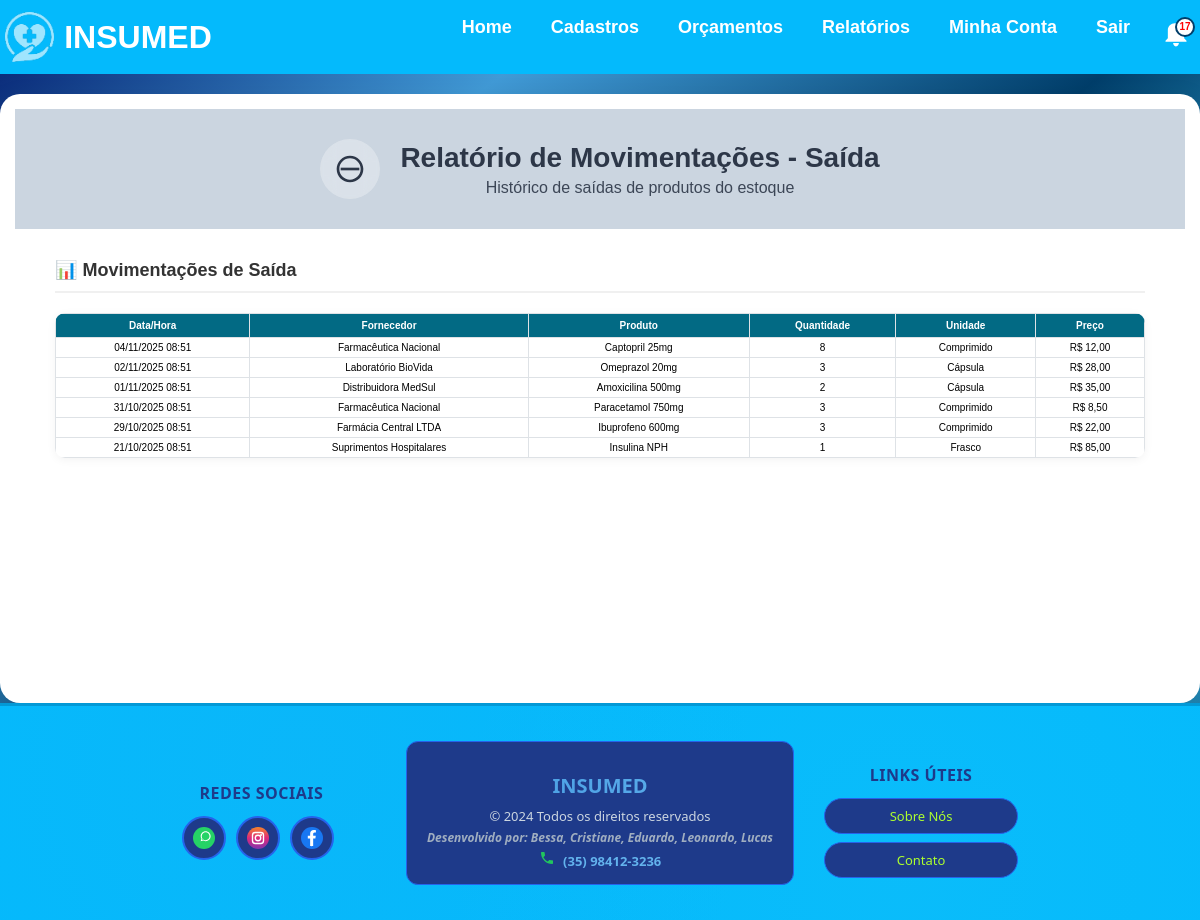
The page /relatorio-movimentacao-saida/ (signed in) on the database its author committed.
### app/models.py (models this page shows, shortened)
class MovimentacaoEstoque(models.Model):
    TIPO_CHOICES = [
        ('ENTRADA', 'Entrada'),
        ('SAIDA', 'Saída'),
    ]
    produto = models.ForeignKey(Produto, on_delete=models.CASCADE)
    tipo = models.CharField(max_length=10, choices=TIPO_CHOICES)
    quantidade = models.IntegerField()
    data_hora = models.DateTimeField(default=timezone.now)
    usuario = models.ForeignKey(Usuario, on_delete=models.SET_NULL, null=True, blank=True)
    class Meta:
        ordering = ['-data_hora']

class Produto(models.Model):
    UNIDADE_CHOICES = [
        ('Unidades', 'Unidades'),
        ('Caixa', 'Caixa'),
    ]
    nome = models.CharField(max_length=100)
    codigo_barras = models.CharField(max_length=50, blank=True, null=True, unique=True)
    preco = models.DecimalField(max_digits=10, decimal_places=2)
    preco_compra = models.DecimalField(max_digits=10, decimal_places=2, blank=True, null=True)
    descricao = models.TextField(blank=True, null=True)
    fornecedor = models.ForeignKey(Fornecedor, on_delete=models.CASCADE, related_name="produtos", null=True, blank=True)
    data_hora = models.DateTimeField(default=timezone.now)
    unidade = models.CharField(max_length=50, choices=UNIDADE_CHOICES, default="Unidades")
    quantidade = models.IntegerField()
    validade = models.DateField(blank=True, null=True)
    observacao = models.TextField(blank=True, null=True)

class Fornecedor(models.Model):
    nome = models.CharField(max_length=200, unique=True)
    cnpj = models.CharField(max_length=20, unique=True)  # Usar CharField pois pode conter caracteres especiais
    endereco = models.CharField(max_length=200)
    bairro = models.CharField(max_length=200)
    complemento = models.CharField(max_length=200, blank=True, null=True)  # Pode ser opcional
    data_nascimento = models.DateField()
    cidade = models.CharField(max_length=200)
    uf = models.CharField(max_length=2)
    cep = models.CharField(max_length=10)  # Também CharField por conta do formato
    email = models.EmailField(max_length=200)  # Melhor usar EmailField para validação
    telefone = models.CharField(max_length=20)
    ativo = models.BooleanField(default=True)

### app/views.py (the view)
# urls.py: path('relatorio-movimentacao-saida/', views.relatorio_movimentacao_saida, name='relatorio_movimentacao_saida'),
@login_required_custom
def relatorio_movimentacao_saida(request):
    movimentacoes = MovimentacaoEstoque.objects.filter(tipo='SAIDA').select_related('produto', 'produto__fornecedor').order_by('-data_hora')
    return render(request, 'relatorio_movimentacao_saida.html', {'movimentacoes': movimentacoes})

### app/context_processors.py (called while the page is built)
def usuario_logado(request):
    try:
        context = {
            'usuario_logado': 'usuario_logado' in request.session,
            'admin_logado': 'admin_logado' in request.session,
            'notificacoes_count': 0
        }
        return context
    except Exception:
        return {
            'usuario_logado': False,
            'admin_logado': False,
            'notificacoes_count': 0
        }

### app/templates/relatorio_movimentacao_saida.html (shortened to what this page needs)
{% extends "base.html" %}
{% block content %}
<div class="movimentacao-container">
    <div class="header-section">
        <div class="icon-title">
            <div class="icon-circle">
                <svg width="32" height="32" viewBox="0 0 24 24" fill="none">
                    <path d="M19 13H5V11H19V13Z" fill="#2d3748"/>
                    <path d="M12 2C6.48 2 2 6.48 2 12S6.48 22 12 22 22 17.52 22 12 17.52 2 12 2ZM12 20C7.59 20 4 16.41 4 12S7.59 4 12 4 20 7.59 20 12 16.41 20 12 20Z" fill="#2d3748"/>
                </svg>
            </div>
            <div>
                <h1>Relatório de Movimentações - Saída</h1>
                <p>Histórico de saídas de produtos do estoque</p>
            </div>
        </div>
    </div>
    <div class="data-section">
        <div class="section-header">
            <h3>📊 Movimentações de Saída</h3>
        </div>
        <div class="table-responsive">
            <table class="modern-table">
        <thead>
            <tr>
                <th>Data/Hora</th>
                <th>Fornecedor</th>
                <th>Produto</th>
                <th>Quantidade</th>
                <th>Unidade</th>
                <th>Preço</th>
            </tr>
        </thead>
        <tbody>
            {% for mov in movimentacoes %}
            <tr>
                <td>{{ mov.data_hora|date:"d/m/Y H:i" }}</td>
                <td>{{ mov.produto.fornecedor.nome }}</td>
                <td>{{ mov.produto.nome }}</td>
                <td>{{ mov.quantidade }}</td>
                <td>{{ mov.produto.unidade }}</td>
                <td>R$ {{ mov.produto.preco }}</td>
            </tr>
            {% empty %}
            <tr><td colspan="6">Nenhuma movimentação de saída registrada</td></tr>
            {% endfor %}
            </tbody>
            </table>
        </div>
    </div>
    <div style="height: 200px;"></div>
</div>
{% endblock %}

### static/css/style.css (style rules this page uses)
body { margin: 0; font-family: Arial, sans-serif; background-image: linear-gradient(to left top, #013e6a ,#43d1ff , #013e6a ,#419ad6, #01186a); background-repeat: no-repeat; background-size: cover; background-attachment: fixed; display: flex; flex-direction: column; min-height: 100vh; }
tr th { text-align: center; align-items: center; }

### app/templates/relatorio_movimentacao_saida.html (style rules this page uses)
.movimentacao-container { max-width: 95%; width: 95%; margin: 30px auto; background: white; border-radius: 20px; box-shadow: 0 10px 30px rgba(0,0,0,0.1); overflow: hidden; }
.header-section { background: #cbd5e0; padding: 30px; color: #2d3748; }
.icon-title { display: flex; align-items: center; gap: 20px; justify-content: center; text-align: center; }
.icon-circle { width: 60px; height: 60px; background: rgba(255,255,255,0.3); border-radius: 50%; display: flex; align-items: center; justify-content: center; backdrop-filter: blur(10px); }
.header-section h1 { margin: 0; font-size: 28px; font-weight: 600; }
.header-section p { margin: 5px 0 0 0; opacity: 0.9; font-size: 16px; }
.data-section { padding: 30px 40px; margin-bottom: 0; }
.section-header { margin-bottom: 20px; padding-bottom: 10px; border-bottom: 2px solid #f0f0f0; }
.section-header h3 { margin: 0; color: #333; font-size: 18px; font-weight: 600; }
.table-responsive { margin-top: 15px; width: 100%; overflow: visible; }
.modern-table { width: 100%; border-collapse: collapse; background: white; border-radius: 10px; overflow: hidden; box-shadow: 0 2px 10px rgba(0, 0, 0, 0.05); font-size: 12px; table-layout: auto; }
.modern-table th { background: #026a84; color: white; padding: 8px 6px; text-align: center; font-weight: bold; border: 1px solid #dee2e6; vertical-align: middle; font-size: 11px; word-wrap: break-word; }
.modern-table td { padding: 6px 4px; border: 1px solid #dee2e6; vertical-align: middle; font-size: 11px; word-wrap: break-word; max-width: 150px; text-align: center; }
@media screen and (max-width: 1400px) { .movimentacao-container { max-width: 100% !important; width: 100% !important; margin: 20px 0 0 0 !important; padding: 15px !important; box-sizing: border-box !important; } }
@media screen and (max-width: 1400px) { .modern-table { font-size: 10px !important; } }
@media screen and (max-width: 1400px) { .modern-table th { padding: 6px 4px !important; font-size: 10px !important; } }
@media screen and (max-width: 1400px) { .modern-table td { padding: 4px 3px !important; font-size: 10px !important; max-width: 120px !important; } }

### rows shown on the page
MovimentacaoEstoque: data_hora "04/11/2025 08:51", produto.fornecedor.nome "Farmacêutica Nacional", produto.nome "Captopril 25mg", quantidade "8", produto.unidade "Comprimido", produto.preco "12,00"
MovimentacaoEstoque: data_hora "02/11/2025 08:51", produto.fornecedor.nome "Laboratório BioVida", produto.nome "Omeprazol 20mg", quantidade "3", produto.unidade "Cápsula", produto.preco "28,00"
MovimentacaoEstoque: data_hora "01/11/2025 08:51", produto.fornecedor.nome "Distribuidora MedSul", produto.nome "Amoxicilina 500mg", quantidade "2", produto.unidade "Cápsula", produto.preco "35,00"
MovimentacaoEstoque: data_hora "31/10/2025 08:51", produto.fornecedor.nome "Farmacêutica Nacional", produto.nome "Paracetamol 750mg", quantidade "3", produto.unidade "Comprimido", produto.preco "8,50"
MovimentacaoEstoque: data_hora "29/10/2025 08:51", produto.fornecedor.nome "Farmácia Central LTDA", produto.nome "Ibuprofeno 600mg", quantidade "3", produto.unidade "Comprimido", produto.preco "22,00"
MovimentacaoEstoque: data_hora "21/10/2025 08:51", produto.fornecedor.nome "Suprimentos Hospitalares", produto.nome "Insulina NPH", quantidade "1", produto.unidade "Frasco", produto.preco "85,00"
